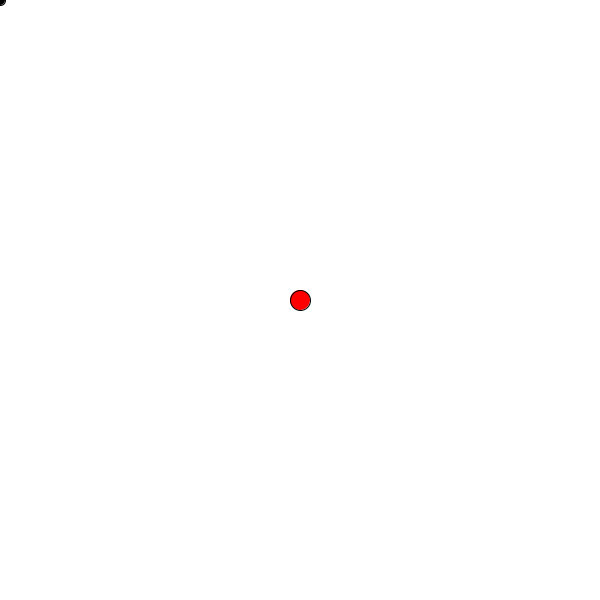
Frame 1 (no input)
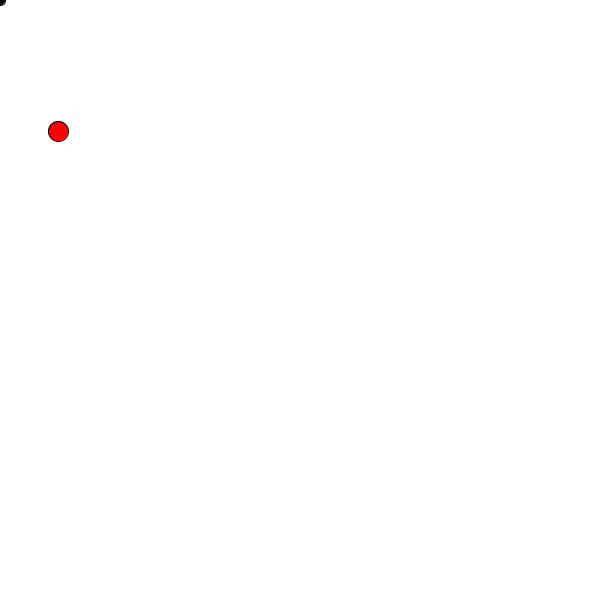
Frame 60 (the mouse pressed at the canvas centre just before this capture)
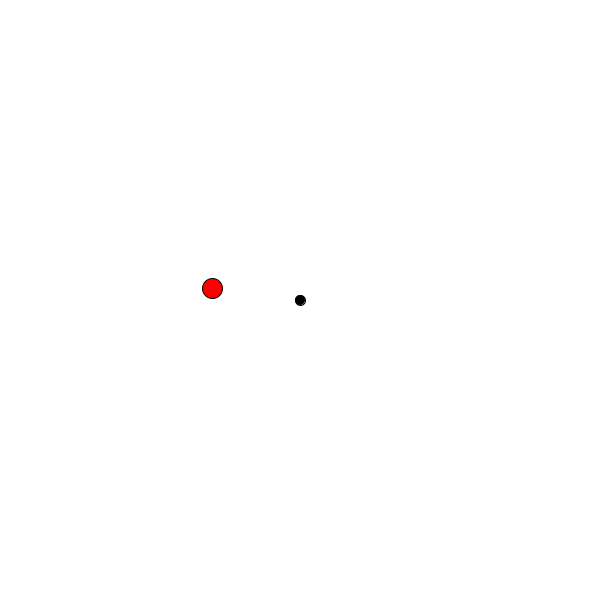
Frame 120 (the mouse held since frame 60 and released just before this capture)

The Processing sketch that drew these frames (run headless with seeded random() and noise(); from frame 60 on, the mouse is pressed at the canvas centre):

// Processing sketch: GunnerBehavior
// ── GunnerBehavior.pde
Gunner g;
void setup(){
  size(600,600);
  g = new Gunner();
}

void draw(){
  background(255);
  fill(0);
  ellipse(mouseX, mouseY, 10, 10);
  g.update();
}

// ── CircleInfo.pde
class CircleInfo{
  PVector position;
  float pointAngle;
  
  CircleInfo(PVector _position, float _pointAngle){
    position = _position;
    pointAngle = _pointAngle;
  }
}

// ── Gunner.pde
class Gunner {
  PVector pos, vel, acel;
  float raio;
  int res, dir;
  CircleInfo currentCircleInfo;

  Gunner() {
    pos = new PVector(width/2, height/2);
    currentCircleInfo = new CircleInfo(new PVector(width/2, height/2), 0);
    vel = new PVector(0, 0);

    raio = 100;
    res = 50;
    dir =  (int)random(0, 2)*2-1;
  }

  void update() {
    MovimentAndRotation();
    fill(255, 0, 0);
    ellipse(pos.x, pos.y, 20, 20);
  }

  private void MovimentAndRotation()
  {
    vel = currentCircleInfo.position.copy().sub(pos.copy());
    vel = vel.normalize();
    vel.mult(5);
    pos.add(vel);
    if (PVector.dist(currentCircleInfo.position, pos) < 20f)
    {
      currentCircleInfo = GetNextPointArround(new PVector(mouseX, mouseY), res, raio, currentCircleInfo);
    }
  }

  private CircleInfo GetNextPointArround(PVector center, int resolution, float ray, CircleInfo current)
  {
    float angle = current.pointAngle;
    float increment = TWO_PI / resolution * dir;

    PVector desiredPos = new PVector(center.x + sin(angle + increment) * ray, center.y + cos(angle + increment) * ray);

    CircleInfo newCircleInfo = new CircleInfo(desiredPos, angle + increment);
    return newCircleInfo;
  }

  private CircleInfo GetFirstPointArround(PVector center, int resolution, float ray)
  {
    float angle = 0f;
    float increment = TWO_PI / resolution * dir;
    ArrayList<PVector> list = new ArrayList<PVector>();

    for (int i = 0; i < resolution; i++)
    {
      PVector desiredPos = new PVector(center.x + sin(angle) * ray, center.y + cos(angle) * ray);
      list.add(desiredPos);
      angle += increment;
    }

    int counter = 0;

    CircleInfo nearest = new CircleInfo(new PVector(9999, 9999, 9999), 0);

    for (PVector position : list)
    {
      if (PVector.dist(position, pos) < PVector.dist(nearest.position, pos))
      {
        nearest.position = pos;
        nearest.pointAngle = counter * increment;
      }
      counter++;
    }
    return nearest;
  }
}
